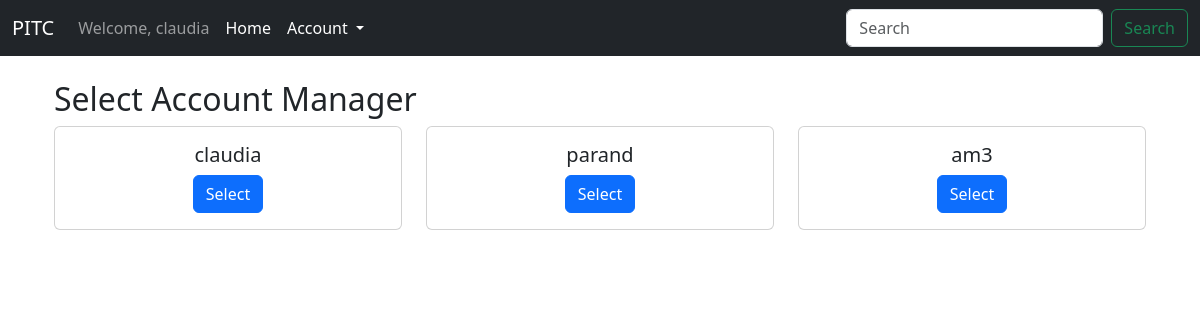
Page /select_account_manager/ (signed in) on the committed database.
### bensApp/models.py (models this page shows)
class AccountManager(models.Model):
    user = models.OneToOneField(User,on_delete=models.CASCADE, null=True)
    name = models.CharField(max_length=100)

### bensApp/views.py (the view)
# urls.py: path('select_account_manager/', views.select_account_manager, name='select_account_manager'),
def select_account_manager(request):
    account_managers = AccountManager.objects.all()
    if request.method == 'POST':
        selected_account_manager_uname = request.POST['account_manager_username']
        request.session['selected_account_manager_username'] = selected_account_manager_uname
        return redirect('shop_for_services')
    return render(request, 'select_account_manager.html', {'account_managers': account_managers})

### bensApp/templates/select_account_manager.html (shortened to what this page needs)
{% extends 'base.html' %}
{% block content %}
  <div class="container">
    <h2>Select Account Manager</h2>
    <div class="row">
      {% for account_manager in account_managers %}
        <div class="col-md-4">
          <div class="card text-center">
            <div class="card-body">
              <h5 class="card-title">{{ account_manager.user.username }}</h5>
              <form method="POST">
                <button type="submit" class="btn btn-primary">Select</button>
              </form>
            </div>
          </div>
        </div>
      {% endfor %}
    </div>
  </div>
{% endblock %}

### bensApp/templates/navbar.html (shortened to what this page needs)
<nav class="navbar navbar-expand-lg navbar-dark bg-dark">
  <div class="container-fluid">
      <a class="navbar-brand" href="{% url 'home' %}"> PITC </a>
      <div class="collapse navbar-collapse" id="navbarSupportedContent">
          <ul class="navbar-nav me-auto mb-2 mb-lg-0">
              {% if user.is_authenticated %}
                  <li class="nav-item">
                      <a class="nav-link" href="#">Welcome, {{ user.username }}</a>
                  </li>
                  <li class="nav-item">
                    <a class="nav-link active" aria-current="page" href="{% url 'home' %}">Home</a>
                  </li>
                  <li class="nav-item dropdown">
                      <a class="nav-link dropdown-toggle active" href="#" id="navbarDropdown" role="button" data-bs-toggle="dropdown" aria-expanded="false">
                          Account
                      </a>
                  </li>
              {% else %}
                  <li class="nav-item">
                      <a class="nav-link" href="{% url 'home' %}">Login</a>
                  </li>
              {% endif %}
          </ul>
          <form class="d-flex" role="search">
              <input class="form-control me-2" type="search" placeholder="Search" aria-label="Search">
              <button class="btn btn-outline-success" type="submit">Search</button>
          </form>
      </div>
  </div>
</nav>

### rows in the picture
AccountManager: user.username "claudia"
AccountManager: user.username "parand"
AccountManager: user.username "am3"

### other values in the picture
{{ user.username }} "claudia"
